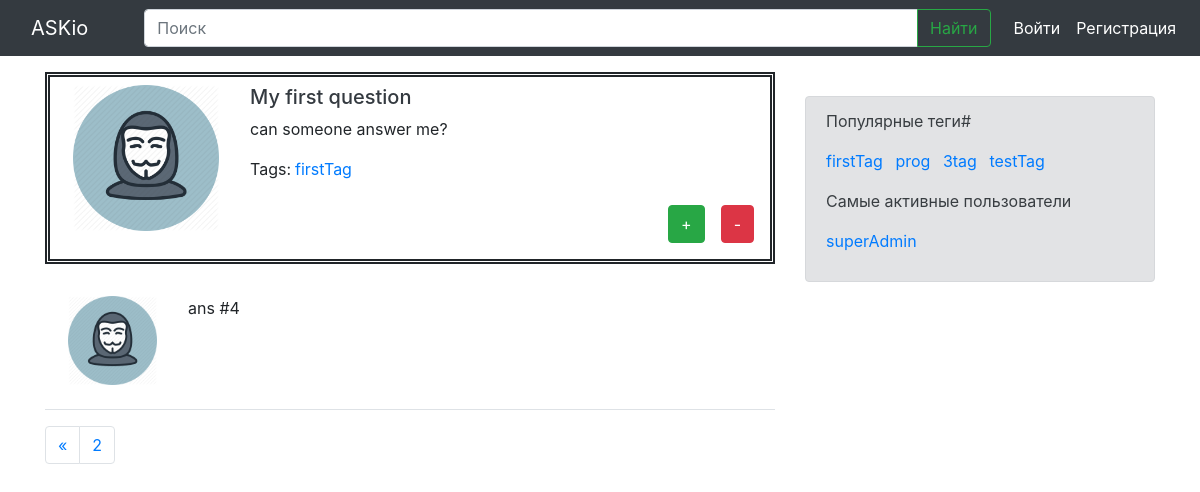
The page /question/1/?page=2 on the database as committed earlier.
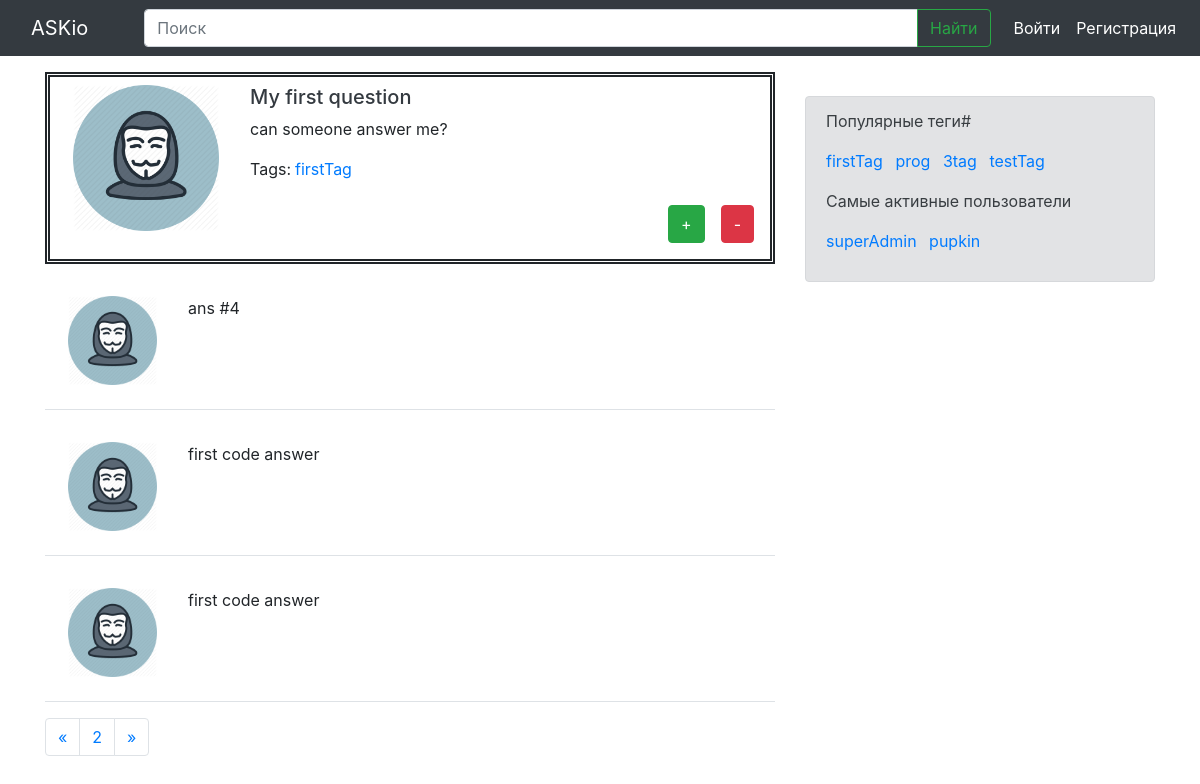
The same page on the database as committed later.
### app/models.py (models this page shows, shortened)
class Tag(models.Model):
    name = models.CharField(max_length=20, unique=True)

class Answer(models.Model):
    text = models.TextField()
    profile = models.ForeignKey(Profile, on_delete=models.CASCADE)
    question = models.ForeignKey(Question, on_delete=models.CASCADE)

class Profile(models.Model):
    user = models.OneToOneField(User, on_delete=models.CASCADE, unique=True)
    nickname = models.CharField(max_length=20, default=None, unique=True)
    avatar = models.ImageField(blank=False, null=True)

### app/views.py (the view)
# urls.py: path('question/<int:qid>/', views.question, name='question'),
def question(request, qid):
    q = Question.objects.get(id=qid)
    a, page = paginate(Answer.objects.filter(question=q), 3, request)
    right_menu_tags, right_menu_members = right_menu_objects()
    context = {
        'question': q,
        'answers': a,
        'page': page,
        'right_menu_tags': right_menu_tags,
        'right_menu_members': right_menu_members,
    }
    if request.user.is_authenticated:
        profile = Profile.objects.get(user=request.user)
        context['profile'] = profile
    else:
        profile = None
    if request.method == 'POST':
        form = forms.AnswerForm(data=request.POST)
        if form.is_valid():
            answer = form.save(commit=False)
            answer.profile = profile
            answer.question = q
            answer.save()
            return redirect(reverse('question', kwargs={'qid': qid}))
    else:
        form = forms.AnswerForm()
    context['form'] = form
    return render(request, 'question_page.html', context)

### app/forms.py
class AnswerForm(forms.ModelForm):
    text = forms.CharField(widget=forms.Textarea(attrs={'minlength': 1}))
    class Meta:
        model = Answer
        fields = ('text',)

### app/views.py (called while the page is built)
def right_menu_objects():
    tags = Tag.objects.all()
    members = Profile.objects.all()
    return tags, members

def paginate(objects_list, number_of_objects_on_page, request):
    pages_count = request.GET.get('page')
    if pages_count is None:
        pages_count=1
    paginator = Paginator(objects_list, number_of_objects_on_page)
    page = paginator.page(pages_count)
    return page.object_list, page

### templates/question_page.html (shortened to what this page needs)
{% extends 'base.html' %}
{% load static %}
{% load bootstrap4 %}
{% block content %}
    {% include 'inc/question.html' with q=question %}
    {% for answer in answers %}
      {% include 'inc/answer.html' with a=answer %}
    {% endfor %}
    {% include 'inc/paginator.html' %}
{% endblock content %}

### templates/inc/question.html
{% load static %}
<div class="media mt-4 p-2" style="border-style: double; border-width: 5px;">
  <img src="{% static 'img/avatar.png' %}" class="mr-3 col-3">
  <div class="media-body">
    <h5>
      <a href="{% url 'question' qid=q.id %}" class="text-dark">{{ q.title }}</a>
    </h5>
    <p> {{ q.text }} </p>
    <div class="input-group">
      <p class="mr-1">Tags: </p>
      {% for tag in question.tag.all %}
        <a href="{% url 'tag' tag_name=tag.name %}" class="base_link_v1 mr-2">{{ tag.name }}</a>
      {% endfor %}
    </div>
    <div class="input-group justify-content-end">
      <button type="button" class="btn btn-success m-2">+</button>
      <button type="button" class="btn btn-danger m-2">-</button>
    </div>
  </div>
</div>

### templates/inc/answer.html
{% load static %}
<div class="media mt-4 p-2 pb-4 border-bottom">
  <img src="{% static 'img/avatar.png' %}" class="mr-3 col-2">
  <div class="media-body">
    <p> {{ a.text }} </p>
  </div>
</div>

### templates/inc/right_menu.html
<div class="alert alert-secondary">
  <p>
    Популярные теги#
    <div>
      {% for tag in tags %}
        <a href="{% url 'tag' tag_name=tag.name %}" class="base_link_v1 mr-2">{{ tag.name }}</a>
      {% endfor %}
    </div>
  </p>
  <p>
    Самые активные пользователи
    <div>
      {% for member in members %}
        <a href="#" class="base_link_v1 mr-2">{{ member.nickname }}</a>
      {% endfor %}
    </div>
  </p>
</div>

Rows that differ between the two databases and show on the page:
added Answer: text "first code answer"
added Answer: text "first code answer"
added Profile: nickname "pupkin"
